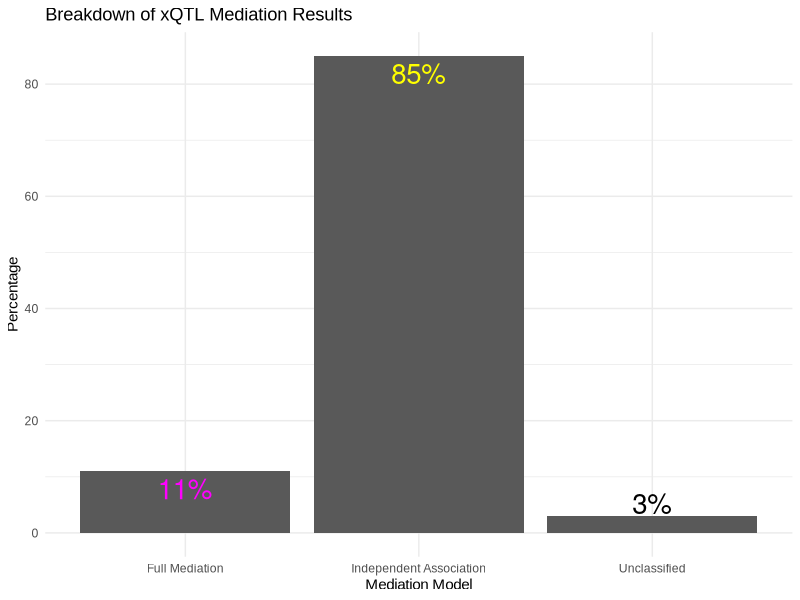

Recreate this plot in R.
## ---- chunk 1
library(ggplot2)
library(tidyverse)
percents <- tibble(
  "Mediation Model" = c("Full Mediation", "Independent Association", "Unclassified"),
  Percentage = c(11,85,3)
)
head(percents)
ggplot(percents, aes(`Mediation Model`, Percentage)) + geom_bar(stat='identity') + labs(x = "Mediation Model") +geom_text(aes(label = paste0(Percentage, "%"), y = Percentage),vjust = c(1.4, 1.4, -0.1), size = 7, color = c("magenta", 'yellow', 'black'))+ ggtitle("Breakdown of xQTL Mediation Results") +theme_minimal(base_family = "Arial")
